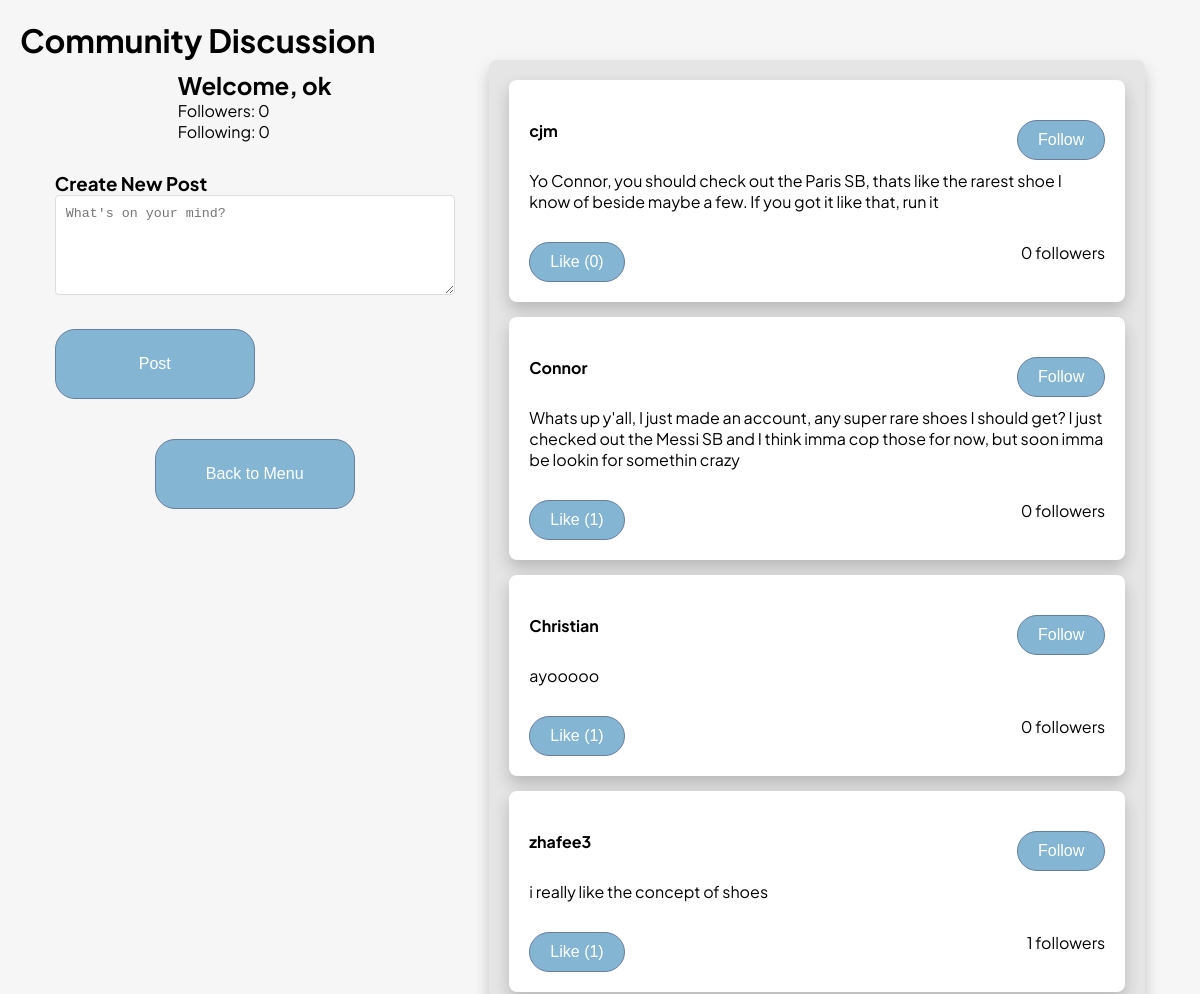
/discussion (signed in, upper part), run on an earlier commit of the app's database.
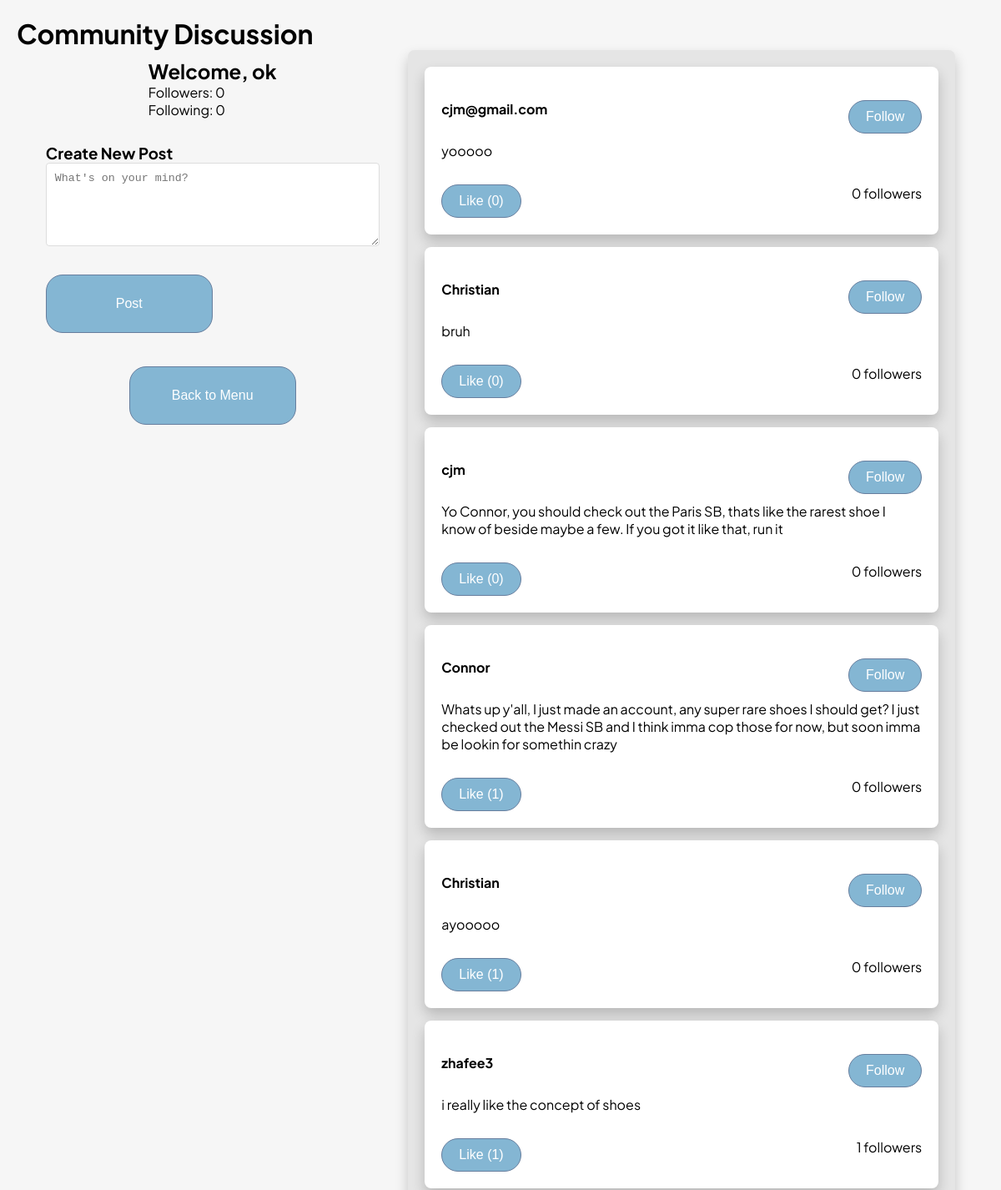
And on a later commit of the database.
### tables this page shows
CREATE TABLE DiscussionEntry (
    DiscussionEntryID INTEGER PRIMARY KEY AUTOINCREMENT,
    Body TEXT,
    Username TEXT NOT NULL,
    Likes INT DEFAULT 0,
    FOREIGN KEY (Username) REFERENCES Client(Username)
);

### main.py (the view)
@app.route('/discussion', methods=['GET'])
def view_discussion():
    if 'username' not in session:
        return redirect(url_for('login'))
    conn = get_db()
    dbCursor = conn.cursor()
    entries = logic.get_discussion_entries(dbCursor)
    user_stats = logic.get_user_stats(dbCursor, session['username'])
    return render_template(
        'discussion.html',
        entries=entries,
        current_user=session['username'],
        user_stats=user_stats
    )

### logic.py (called while the page is built)
def get_discussion_entries(dbCursor, limit=50):
    query = """
        SELECT de.DiscussionEntryID, de.Body, de.Username, de.Likes,
               COUNT(DISTINCT f.FollowerUsername) as FollowerCount
        FROM DiscussionEntry de
        LEFT JOIN Follows f ON de.Username = f.FollowingUsername
        GROUP BY de.DiscussionEntryID
        ORDER BY de.DiscussionEntryID DESC
        LIMIT ?
    """
    try:
        dbCursor.execute(query, (limit,))
        return dbCursor.fetchall()
    except Exception as e:
        print(f"Error fetching discussion entries: {e}")
        return []

def get_user_stats(dbCursor, username):
    try:
        follower_query = """
            SELECT COUNT(*) FROM Follows
            WHERE FollowingUsername = ?
        """
        dbCursor.execute(follower_query, (username,))
        follower_count = dbCursor.fetchone()[0]
        following_query = """
            SELECT COUNT(*) FROM Follows
            WHERE FollowerUsername = ?
        """
        dbCursor.execute(following_query, (username,))
        following_count = dbCursor.fetchone()[0]
        return {
            'followers': follower_count,
            'following': following_count
        }
    except Exception as e:
        print(f"Error getting user stats: {e}")
        return {'followers': 0, 'following': 0}

### main.py (called while the page is built)
def get_db():
    if 'db' not in g:
        g.db = sqlite3.connect(db_path, check_same_thread=False)
    return g.db

### templates/discussion.html (shortened to what this page needs)
<!DOCTYPE html>
<html>
<head>
    <link rel="stylesheet" href="static/app.css"/>
</head>
<body>
    <h1>Community Discussion</h1>
    <div class="discussion-container">
        <div class="left-column">
            <div class="user-stats">
                <h2>Welcome, {{ current_user }}</h2>
                <p>Followers: {{ user_stats.followers }}</p>
                <p>Following: {{ user_stats.following }}</p>
            </div>
            <div class="create-post">
                <h3>Create New Post</h3>
                <form id="postForm" onsubmit="createPost(event)">
                    <textarea name="body" required placeholder="What's on your mind?"></textarea>
                    <button type="submit" class="btn">Post</button>
                </form>
            </div>
            <div class = "menu-button-container">
                <form action="/menu" method="GET">
                    <button class="btn">Back to Menu</button>
                </form>
            </div>
        </div>
        <div class="column general-discussion-box">
            <div class="entries">
                {% for entry in entries %}
                <div class="general-discussion-entry entry" data-id="{{ entry[0] }}">
                    <div class="entry-header">
                        <strong>{{ entry[2] }}</strong>
                        {% if entry[2] != current_user %}
                        <button class="btn" onclick="followUser('{{ entry[2] }}')">Follow</button>
                        {% endif %}
                    </div>
                    <p>{{ entry[1] }}</p>
                    <div class="entry-footer">
                        <button class="btn" onclick="toggleLike('{{entry[0]}}')">
                            Like ({{ entry[3] }})
                        </button>
                        <span>{{ entry[4] }} followers</span>
                    </div>
                </div>
                {% endfor %}
            </div>
        </div>
    </div>
</body>
</html>

### static/app.css (style rules this page uses)
* { margin: 0; padding: 0; box-sizing: border-box; }
body { margin: 20px; font-family: "Plus Jakarta Sans", sans-serif; font-size: 1rem; background-color: rgb(246, 246, 246); }
html { font-size: 16px; scroll-behavior: smooth; }
.btn { padding: 10px 20px; font-size: 1rem; background-color: rgb(132, 182, 211); color: white; border-radius: 20px; cursor: pointer; border: 1.5px solid rgb(103, 126, 158); margin-top: 20px; }
.discussion-container { display: flex; justify-content: space-between; }
.left-column { display: flex; flex: 1; margin-left: 3%; max-width: fit-content; align-items: center; flex-direction: column; }
.column { display: flex; flex: 1; align-items: center; flex-direction: column; }
.left-column button { width: 200px; height: 70px; }
.menu-button-container { align-items: flex-start; }
.general-discussion-box { margin-left: 3%; margin-right: 3%; display: flex; grid-gap: 15px; width: 100%; padding: 20px; background-color: #e5e5e5; border-radius: 8px; box-sizing: border-box; box-shadow: 0px 8px 16px 0px rgba(0, 0, 0, 0.2); }
.general-discussion-entry { padding: 20px; background-color: #ffffff; border-radius: 8px; box-shadow: 0px 8px 16px 0px rgba(0, 0, 0, 0.2); }

### templates/discussion.html (style rules this page uses)
.user-stats { margin-bottom: 20px; padding: 10px; }
.create-post { margin-bottom: 20px; }
.create-post textarea { width: 100%; min-height: 100px; margin-bottom: 10px; padding: 10px; border: 1px solid #ddd; border-radius: 4px; }
.entry { margin-bottom: 15px; }
.entry-header { display: flex; justify-content: space-between; align-items: center; margin-bottom: 10px; }
.entry-footer { margin-top: 10px; display: flex; justify-content: space-between; align-items: center; }

What changed in the data, as far as the page shows it:
added DiscussionEntry: Username "cjm@gmail.com", Body "yooooo", Likes "0"
added DiscussionEntry: Username "Christian", Body "bruh", Likes "0"
